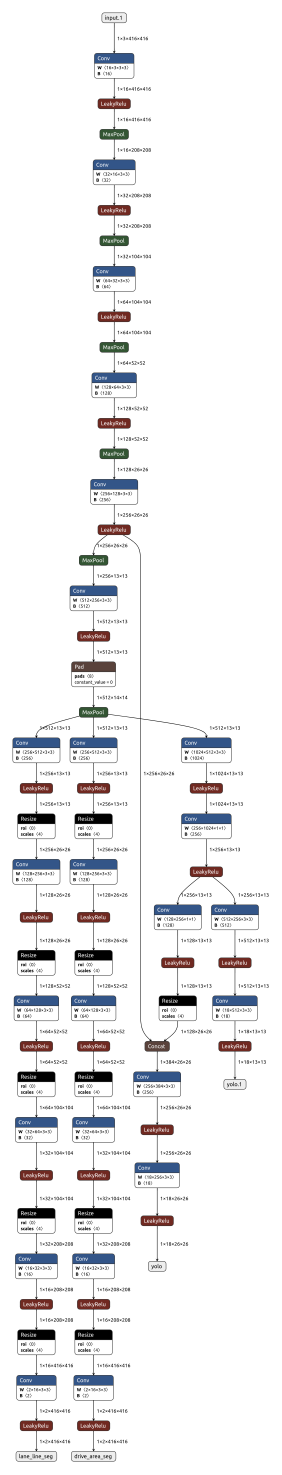
#> input picture picture/yolov3Lane.opt.onnx.png, 1128 x 5898 px (shown at 1/4 size)
$ python -i augmentations.py   (imports and definitions only)
#> lines starting #> are read from the running program, lines starting #| are printed output that depends on the picture
#> further down, picture is the input picture: shape (5898, 1128, 3); mean B, G, R 239.8, 238.8, 239.1
# -*- coding: utf-8 -*-
import numpy as np
import cv2
import random
import math


def augment_hsv(img, hgain=0.5, sgain=0.5, vgain=0.5):
    """change color hue, saturation, value"""
#> called with hgain = 0.5, sgain = 0.5, vgain = 0.5
    r = np.random.uniform(-1, 1, 3) * [hgain, sgain, vgain] + 1  # random gains
    hue, sat, val = cv2.split(cv2.cvtColor(img, cv2.COLOR_BGR2HSV))
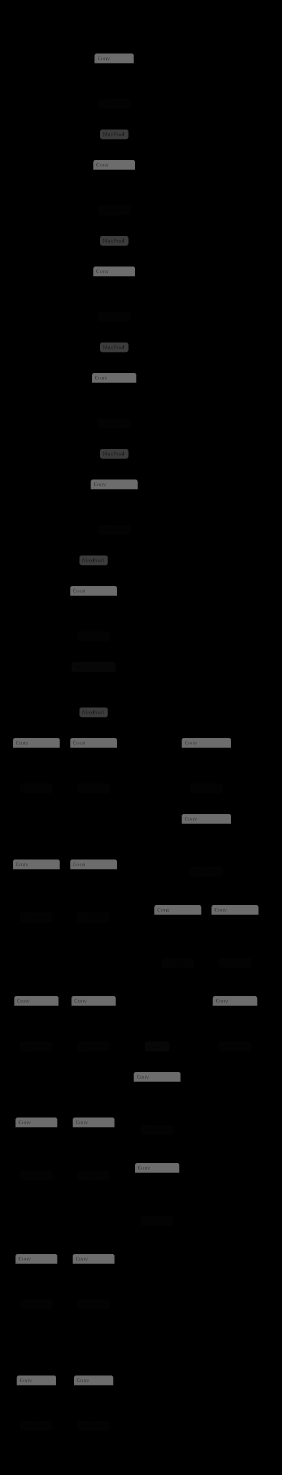
#> hue: shape (5898, 1128) (shown at 1/4 size); min 0, max 120, mean 3
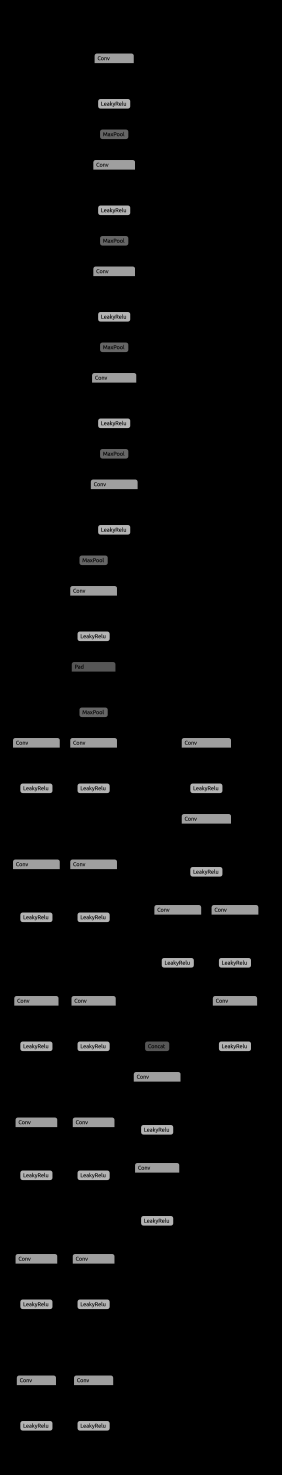
#> sat: shape (5898, 1128) (shown at 1/4 size); min 0, max 180, mean 7.2
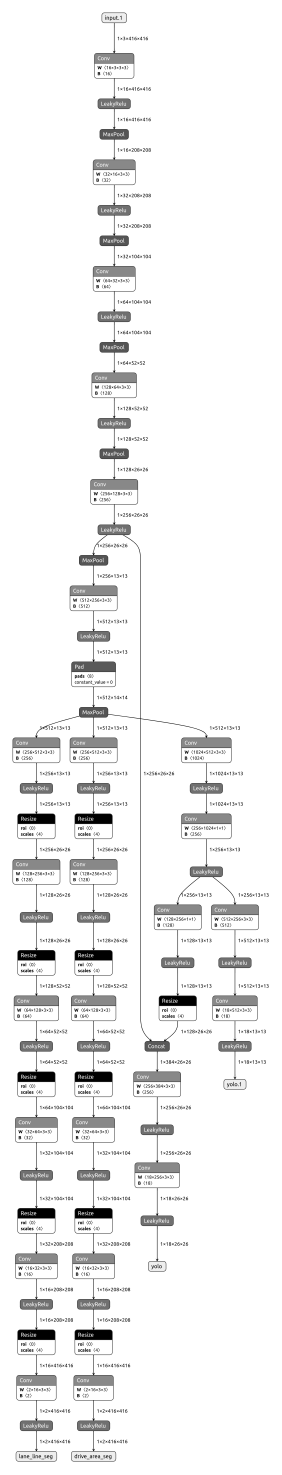
#> val: shape (5898, 1128) (shown at 1/4 size); min 0, max 255, mean 241.3
    dtype = img.dtype  # uint8

    x = np.arange(0, 256, dtype=np.int16)
    lut_hue = ((x * r[0]) % 180).astype(dtype)
    lut_sat = np.clip(x * r[1], 0, 255).astype(dtype)
#> lut_sat = 256 values from 0 to 255
    lut_val = np.clip(x * r[2], 0, 255).astype(dtype)
#> lut_val = 256 values from 0 to 255

    img_hsv = cv2.merge((cv2.LUT(hue, lut_hue), cv2.LUT(sat, lut_sat), cv2.LUT(val, lut_val))).astype(dtype)
#> img_hsv: shape (5898, 1128, 3); mean H, S, V 3.2, 8.8, 242.2
    cv2.cvtColor(img_hsv, cv2.COLOR_HSV2BGR, dst=img)  # no return needed

    # Histogram equalization
    # if random.random() < 0.2:
    #     for i in range(3):
    #         img[:, :, i] = cv2.equalizeHist(img[:, :, i])


# [238 lines left out: functions random_perspective, cutout, letterbox, letterbox_for_img, _box_candidates, not called in this run]

>>> import cv2
>>> picture = cv2.imread('../../picture/yolov3Lane.opt.onnx.png')
>>> result = augment_hsv(picture)
